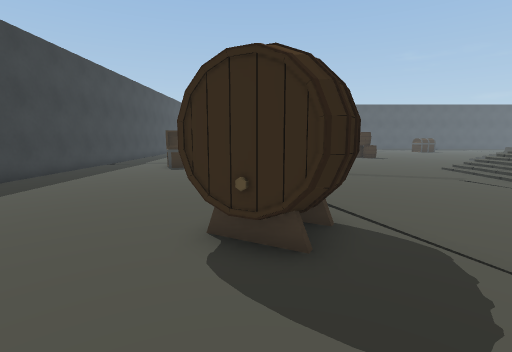
[1] (above)

23 first-person views from a walk through a scene from a Unity 3-D project. The camera is 1.5 m above the floor, tilts 8° down and sees 85° across. The floor is counted in squares, 1 m on a side. Each view is taken from the middle of a square. On the plan, view 1 faces up. The plan holds only what a view shows up to about 14 squares ahead; the rest is blank. The place goes on beyond the plan. The player is left out.

[2]
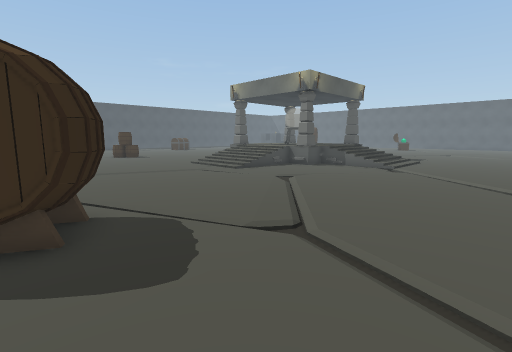

[3]
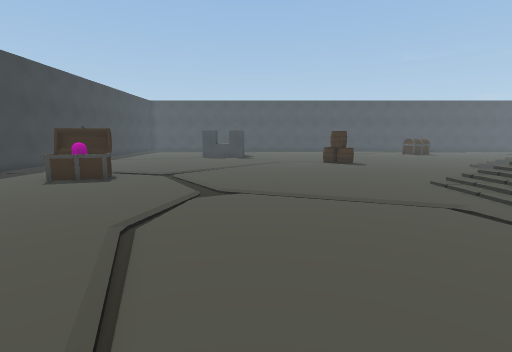

[4]
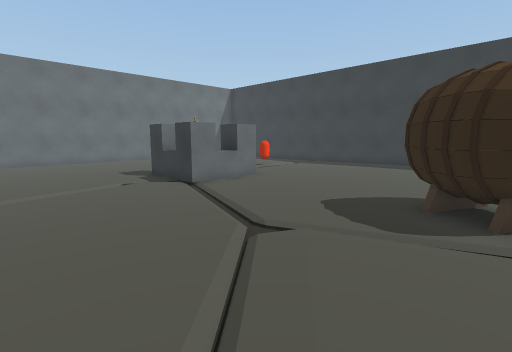

[5]
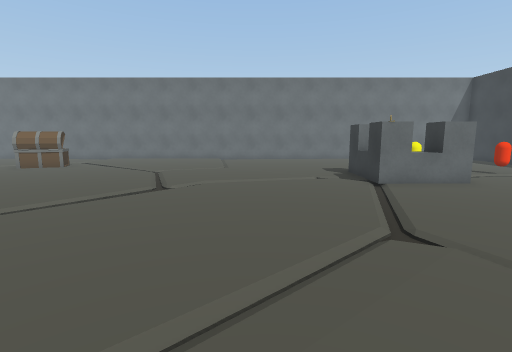

[6]
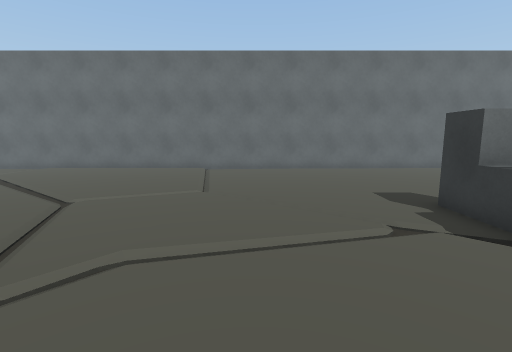

[7]
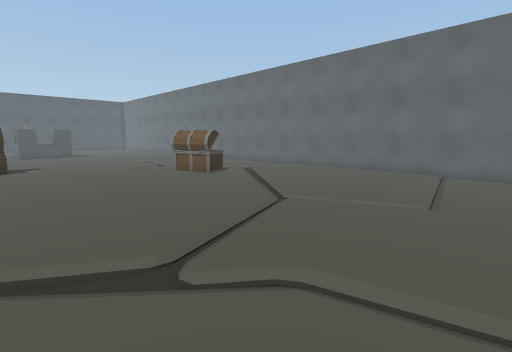

[8]
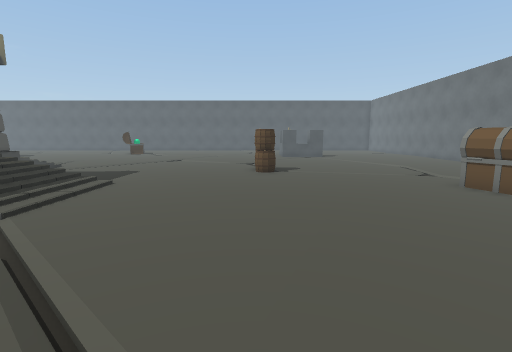

[9]
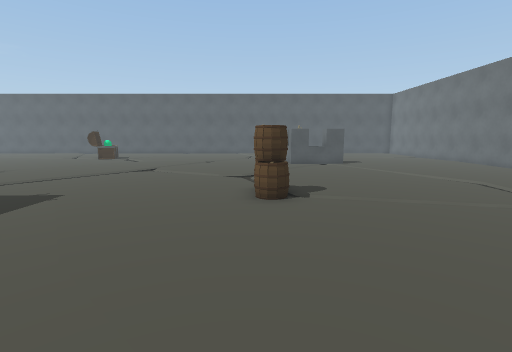

[10]
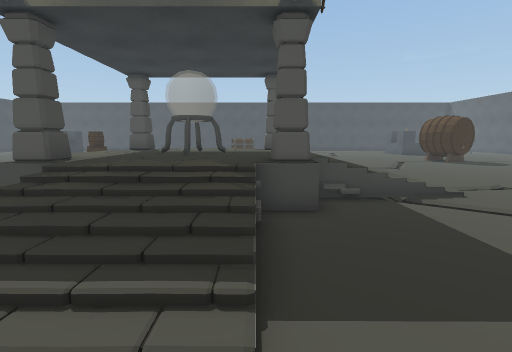

[11]
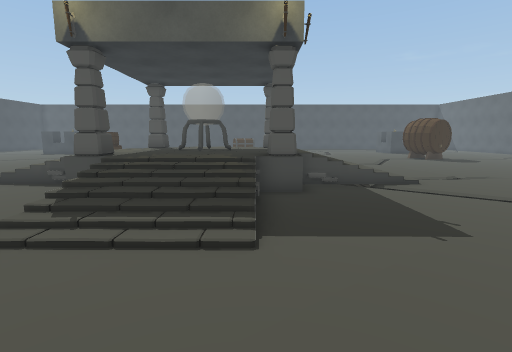

[12]
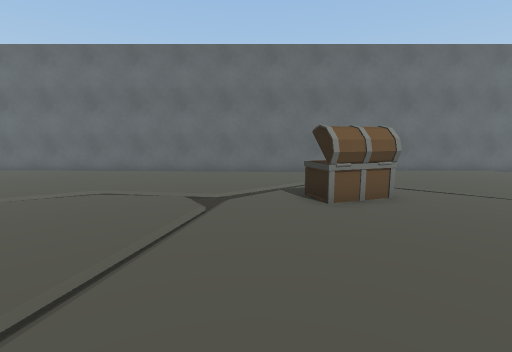

[13]
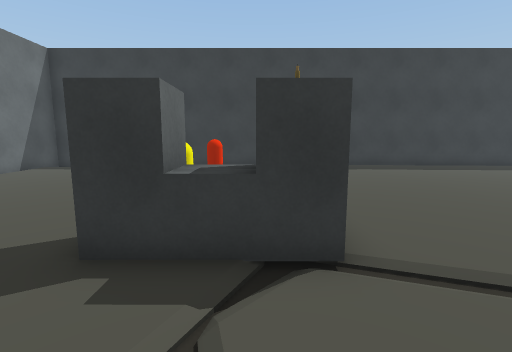

[14]
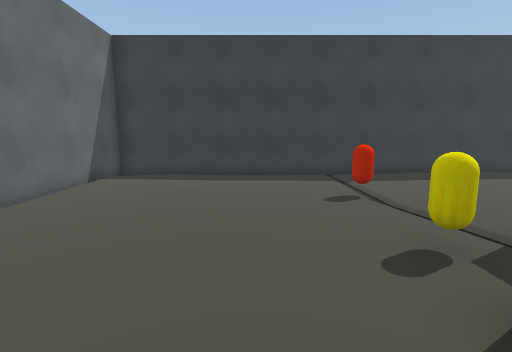

[15]
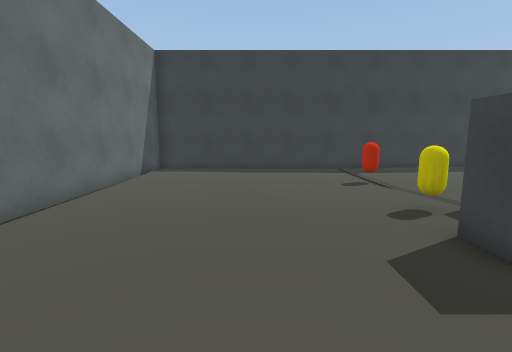

[16]
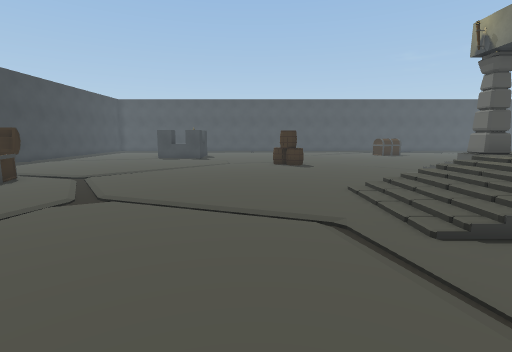

[17]
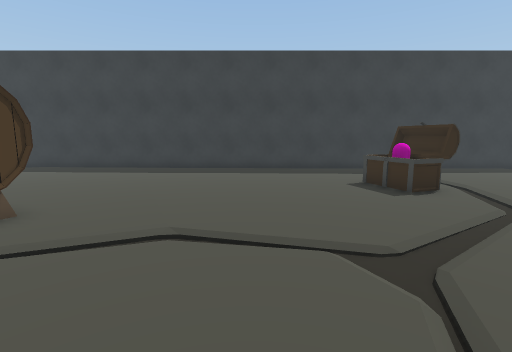

[18]
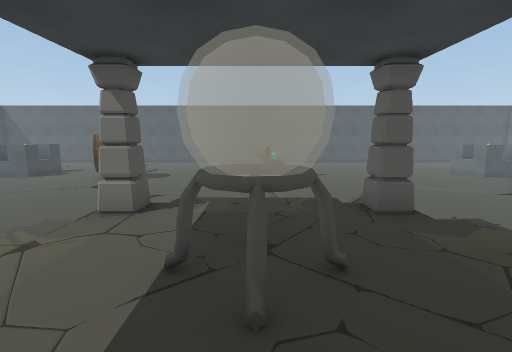

[19]
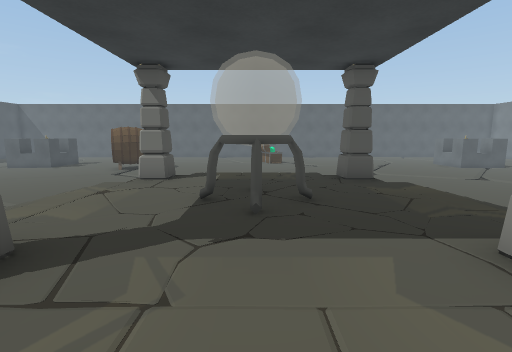

[20]
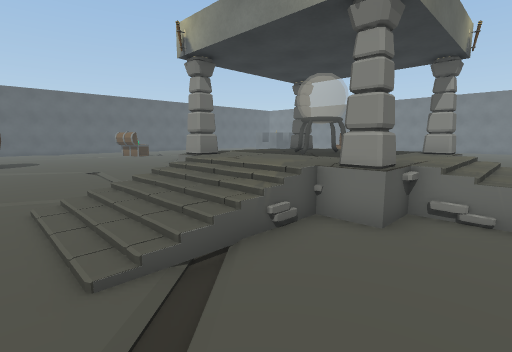

[21]
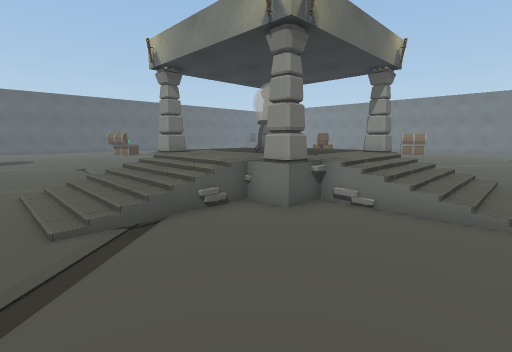

[22]
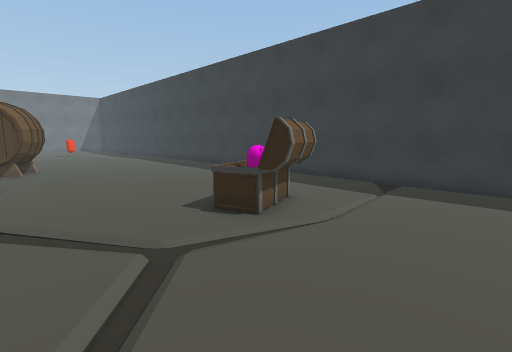

[23]
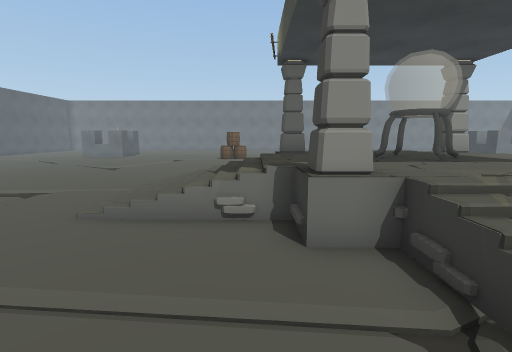

### Floor plan
Key: @ floor where view 1 was taken; # wall or solid block; x gap in a wall; . main floor; - floor 0.25 m lower than the main floor; : floor 1 m higher than the main floor; / step, stairs or slope; = window, fence, low wall or low ledge; C chest; B barrel; P pink capsule; A barrier; S capsule; Y yellow capsule; I pillar; O other object.
Columns run from 9 left of view 1 to 28 right of it. Each row starts with its distance up from view 1.
 19 #............ ... .../..............
 18 #.....................//////..........
 17 #......................=////..........
 16 #-....C-...............x//////..../...
 15 #...CPC................=///=......-...
 14 #....PP...............II::::I.........
 13 #.........-.......///=:::::::=///.....
 12 #..........-......////:::O:::////.....
 11 #.................////::OOO::////..-..
 10 #...............//////:::O::://///....
  9 #.................//=/I:::::I=x//.....
  8 #........./......-....II:::II.........
  7 #........./............=////.....-....
  6 #........B./...../.....=////..........
  5 #.......BBBB......./.../////..........
  4 #.......BBB............/////........./
  3 #.........B.........../...............
  2 #..................../................
  1 #.................../.................
  0 #........@..-......./.................
 -1 #................../..........BB.-/..
 -2 #.................-...........BB...
 -3 #.......AAAA.....-/.........../....../
 -4 #....... AAA..-.......................
 -5 #----S//.YAA......./..................
 -6 #.......YYAA......./........./........
 -7 #................./.......C..-........
 -8 #........................CCC.-........
 -9 #......................-.C..-.........
-10 #.....................................
-11 #.....................................
-12 #/....................................
-13 #-....................................
-14 ######################################

Positions as (right, up) in squares from view 1, and headings:
1: (0, 0), facing up
2: (0, -1), facing up-right
3: (3, 4), facing up
4: (7, 5), facing down-left
5: (6, 6), facing down
6: (6, 0), facing down
7: (6, -1), facing down-right
8: (9, -1), facing right
9: (14, -1), facing right
10: (18, 2), facing up
11: (18, 0), facing up
12: (19, -1), facing down
13: (5, -4), facing left
14: (3, -8), facing left
15: (5, -9), facing left
16: (6, 5), facing up
17: (5, 10), facing left
18: (13, 11), facing right
19: (11, 11), facing right
20: (11, 19), facing down-right
21: (9, 19), facing down-right
22: (1, 19), facing down-left
23: (20, 18), facing down
